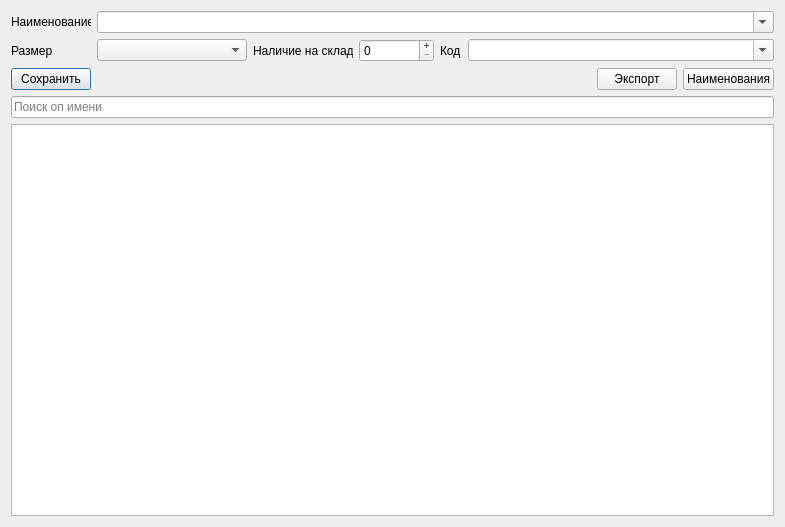
<?xml version="1.0" encoding="UTF-8"?>
<ui version="4.0">
 <class>winStock</class>
 <widget class="QDialog" name="winStock">
  <property name="geometry">
   <rect>
    <x>0</x>
    <y>0</y>
    <width>785</width>
    <height>527</height>
   </rect>
  </property>
  <property name="windowTitle">
   <string>Управление складом</string>
  </property>
  <layout class="QVBoxLayout" name="verticalLayout">
   <item>
    <layout class="QHBoxLayout" name="horizontalLayout">
     <item>
      <widget class="QLabel" name="label_2">
       <property name="maximumSize">
        <size>
         <width>80</width>
         <height>16777215</height>
        </size>
       </property>
       <property name="text">
        <string>Наименование</string>
       </property>
      </widget>
     </item>
     <item>
      <widget class="QComboBox" name="cbName">
       <property name="sizePolicy">
        <sizepolicy hsizetype="Ignored" vsizetype="Fixed">
         <horstretch>0</horstretch>
         <verstretch>0</verstretch>
        </sizepolicy>
       </property>
       <property name="editable">
        <bool>true</bool>
       </property>
      </widget>
     </item>
    </layout>
   </item>
   <item>
    <layout class="QHBoxLayout" name="horizontalLayout_2">
     <item>
      <widget class="QLabel" name="label_3">
       <property name="maximumSize">
        <size>
         <width>80</width>
         <height>16777215</height>
        </size>
       </property>
       <property name="text">
        <string>Размер</string>
       </property>
      </widget>
     </item>
     <item>
      <widget class="QComboBox" name="cbSize">
       <property name="maximumSize">
        <size>
         <width>150</width>
         <height>16777215</height>
        </size>
       </property>
       <property name="maxVisibleItems">
        <number>15</number>
       </property>
      </widget>
     </item>
     <item>
      <widget class="QLabel" name="label_4">
       <property name="maximumSize">
        <size>
         <width>100</width>
         <height>16777215</height>
        </size>
       </property>
       <property name="text">
        <string>Наличие на складе</string>
       </property>
      </widget>
     </item>
     <item>
      <widget class="QSpinBox" name="sbCount">
       <property name="maximumSize">
        <size>
         <width>75</width>
         <height>16777215</height>
        </size>
       </property>
       <property name="buttonSymbols">
        <enum>QAbstractSpinBox::PlusMinus</enum>
       </property>
       <property name="maximum">
        <number>99999</number>
       </property>
      </widget>
     </item>
     <item>
      <widget class="QLabel" name="label">
       <property name="maximumSize">
        <size>
         <width>22</width>
         <height>16777215</height>
        </size>
       </property>
       <property name="text">
        <string>Код</string>
       </property>
      </widget>
     </item>
     <item>
      <widget class="QComboBox" name="cbID">
       <property name="editable">
        <bool>true</bool>
       </property>
      </widget>
     </item>
    </layout>
   </item>
   <item>
    <layout class="QHBoxLayout" name="horizontalLayout_6">
     <item>
      <widget class="QPushButton" name="pbSave">
       <property name="text">
        <string>Сохранить</string>
       </property>
      </widget>
     </item>
     <item>
      <spacer name="horizontalSpacer">
       <property name="orientation">
        <enum>Qt::Horizontal</enum>
       </property>
       <property name="sizeHint" stdset="0">
        <size>
         <width>40</width>
         <height>20</height>
        </size>
       </property>
      </spacer>
     </item>
     <item>
      <widget class="QPushButton" name="pbExport">
       <property name="text">
        <string>Экспорт</string>
       </property>
      </widget>
     </item>
     <item>
      <widget class="QPushButton" name="pbNames">
       <property name="text">
        <string>Наименования</string>
       </property>
      </widget>
     </item>
    </layout>
   </item>
   <item>
    <widget class="QLineEdit" name="leFilterName">
     <property name="placeholderText">
      <string>Поиск оп имени</string>
     </property>
     <property name="clearButtonEnabled">
      <bool>true</bool>
     </property>
    </widget>
   </item>
   <item>
    <widget class="QTableView" name="tvTable">
     <property name="contextMenuPolicy">
      <enum>Qt::ActionsContextMenu</enum>
     </property>
     <property name="editTriggers">
      <set>QAbstractItemView::NoEditTriggers</set>
     </property>
     <property name="alternatingRowColors">
      <bool>true</bool>
     </property>
     <property name="selectionMode">
      <enum>QAbstractItemView::SingleSelection</enum>
     </property>
     <property name="selectionBehavior">
      <enum>QAbstractItemView::SelectRows</enum>
     </property>
     <property name="verticalScrollMode">
      <enum>QAbstractItemView::ScrollPerPixel</enum>
     </property>
     <property name="horizontalScrollMode">
      <enum>QAbstractItemView::ScrollPerPixel</enum>
     </property>
     <property name="sortingEnabled">
      <bool>true</bool>
     </property>
     <attribute name="horizontalHeaderStretchLastSection">
      <bool>true</bool>
     </attribute>
    </widget>
   </item>
  </layout>
 </widget>
 <resources/>
 <connections/>
</ui>
